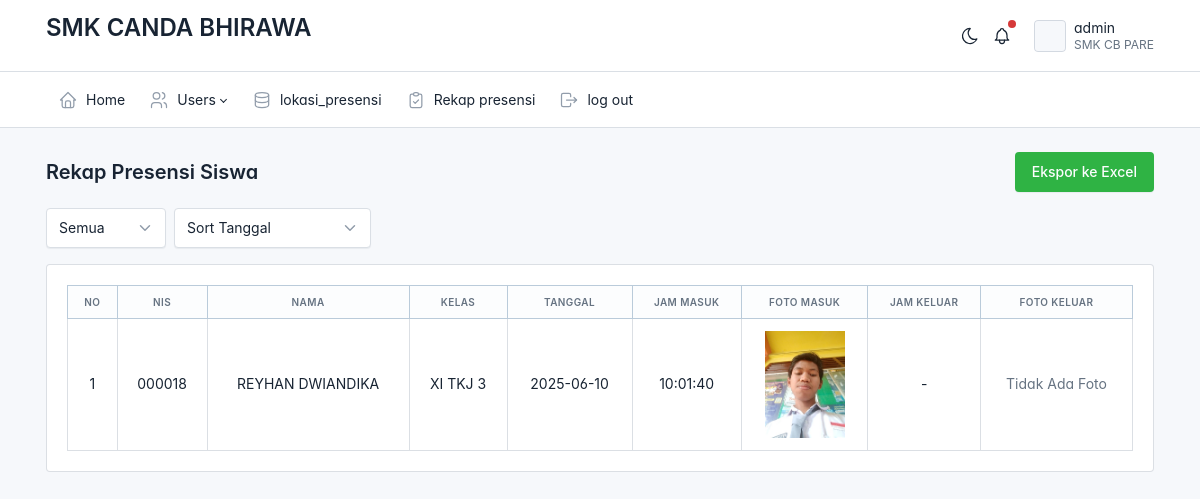
Screenshot of /admin/rekap/home.php (signed in) with the database file from the repository.
### tables this page shows
CREATE TABLE `presensi` (
  `id` int(11) NOT NULL,
  `id_siswa` int(11) NOT NULL,
  `tanggal_masuk` date NOT NULL,
  `jam_masuk` time NOT NULL,
  `foto_masuk` varchar(225) NOT NULL
);

CREATE TABLE `siswa` (
  `id` int(11) NOT NULL,
  `nis` varchar(225) NOT NULL,
  `no_absen` varchar(2) NOT NULL,
  `nama` varchar(225) NOT NULL,
  `kelas` varchar(50) NOT NULL,
  `jenis_kelamin` varchar(20) NOT NULL,
  `alamat` varchar(20) NOT NULL,
  `no_handphone` varchar(50) NOT NULL,
  `lokasi_presensi` varchar(50) NOT NULL,
  `foto` varchar(67) NOT NULL,
  `status` varchar(12) NOT NULL
);

### admin/rekap/home.php (the view, shortened to what this page needs)
<?php
include('../layout/header.php');
require_once('../../config.php');
$orderBy = "p.tanggal_masuk DESC";
$filter = "";
$query = "
    SELECT
        s.nis, s.nama, s.kelas,
        p.tanggal_masuk, p.jam_masuk, p.foto_masuk,
        o.jam_keluar, o.foto_keluar
    FROM siswa s
    LEFT JOIN presensi p ON s.id = p.id_siswa
    LEFT JOIN presensi_out o ON s.id = o.id_siswa AND p.tanggal_masuk = o.tanggal_keluar
    WHERE p.tanggal_masuk IS NOT NULL $filter
    ORDER BY $orderBy
";
$result = mysqli_query($conection, $query);
?>
<div class="page-header d-print-none">
    <div class="container-xl d-flex justify-content-between align-items-center">
        <h2 class="page-title">Rekap Presensi Siswa</h2>
        <a href="export_excel.php" class="btn btn-success">Ekspor ke Excel</a>
    </div>
</div>
<div class="container-xl mt-3">
    <form method="GET" class="d-flex gap-2 flex-wrap">
        <select name="periode" class="form-select w-auto" onchange="this.form.submit()">
            <option value="all" <?= (!isset($_GET['periode']) || $_GET['periode'] == 'all') ? 'selected' : '' ?>>Semua</option>
        </select>
        <select name="sort" class="form-select w-auto" onchange="this.form.submit()">
            <option value="tanggal" <?= (!isset($_GET['sort']) || $_GET['sort'] == 'tanggal') ? 'selected' : '' ?>>Sort Tanggal</option>
        </select>
    </form>
</div>
<div class="page-body mt-3">
    <div class="container-xl">
        <div class="card">
            <div class="card-body">
                <div class="table-responsive">
                    <table class="table table-bordered table-striped align-middle text-center">
                        <thead class="table-primary">
                            <tr>
                                <th>No</th>
                                <th>NIS</th>
                                <th>Nama</th>
                                <th>Kelas</th>
                                <th>Tanggal</th>
                                <th>Jam Masuk</th>
                                <th>Foto Masuk</th>
                                <th>Jam Keluar</th>
                                <th>Foto Keluar</th>
                            </tr>
                        </thead>
                        <tbody>
                            <?php
                            $no = 1;
                            while ($row = mysqli_fetch_assoc($result)) : ?>
                            <tr>
                                <td><?= $no++ ?></td>
                                <td><?= htmlspecialchars($row['nis']) ?></td>
                                <td><?= htmlspecialchars($row['nama']) ?></td>
                                <td><?= htmlspecialchars($row['kelas'] ?? '-') ?></td>
                                <td><?= htmlspecialchars($row['tanggal_masuk']) ?></td>
                                <td><?= htmlspecialchars($row['jam_masuk']) ?></td>
                                <td>
                                    <?php if (!empty($row['foto_masuk'])) : ?>
                                        <img src="../../siswa/presensi/foto/<?= htmlspecialchars($row['foto_masuk']) ?>" alt="Foto Masuk" width="80">
                                    <?php else : ?>
                                        <span class="text-muted">Tidak Ada Foto</span>
                                    <?php endif; ?>
                                </td>
                                <td><?= htmlspecialchars($row['jam_keluar'] ?? '-') ?></td>
                                <td>
                                    <?php if (!empty($row['foto_keluar'])) : ?>
                                        <img src="../../siswa/presensi/foto/<?= htmlspecialchars($row['foto_keluar']) ?>" alt="Foto Keluar" width="80">
                                    <?php else : ?>
                                        <span class="text-muted">Tidak Ada Foto</span>
                                    <?php endif; ?>
                                </td>
                            </tr>
                            <?php endwhile; ?>
                        </tbody>
                    </table>
                </div>
            </div>
        </div>
    </div>
</div>
<?php include('../layout/foother.php'); ?>

### admin/layout/header.php (shortened to what this page needs)
<!doctype html>
<html lang="en">
  <head>
    <link href="../../assets/css/tabler.min.css?1692870487" rel="stylesheet"/>
    <link href="../../assets/css/tabler-flags.min.css?1692870487" rel="stylesheet"/>
    <link href="../../assets/css/tabler-payments.min.css?1692870487" rel="stylesheet"/>
    <link href="../../assets/css/tabler-vendors.min.css?1692870487" rel="stylesheet"/>
    <link href="../../assets/css/demo.min.css?1692870487" rel="stylesheet"/>
  </head>
  <body >
    <div class="page">
      <nav class="sticky-top">
      <header class="navbar navbar-expand-md d-print-none" >
        <div class="container-xl">
          <h1 class="navbar-brand navbar-brand-autodark d-none-navbar-horizontal pe-0 pe-md-3">
            <a href=".">
              <h1>SMK CANDA BHIRAWA</h1>
            </a>
          </h1>
          <div class="navbar-nav flex-row order-md-last">
            <div class="d-none d-md-flex">
              <a href="?theme=dark" class="nav-link px-0 hide-theme-dark" title="Enable dark mode" data-bs-toggle="tooltip"data-bs-placement="bottom">
              </a>
              <div class="nav-item dropdown d-none d-md-flex me-3">
                <a href="#" class="nav-link px-0" data-bs-toggle="dropdown" tabindex="-1" aria-label="Show notifications">
                  <span class="badge bg-red"></span>
                </a>
              </div>
            </div>
            <div class="nav-item dropdown">
              <a href="#" class="nav-link d-flex lh-1 text-reset p-0" data-bs-toggle="dropdown" aria-label="Open user menu">
                <span class="avatar avatar-sm" style="background-image: url(./static/avatars/000m.jpg)"></span>
                <div class="d-none d-xl-block ps-2">
                  <div>admin</div>
                  <div class="mt-1 small text-secondary">SMK CB PARE</div>
                </div>
              </a>
            </div>
          </div>
        </div>
      </header>
      <header class="navbar-expand-md">
        <div class="collapse navbar-collapse" id="navbar-menu">
          <div class="navbar">
            <div class="container-xl">
              <ul class="navbar-nav">
                <li class="nav-item">
                  <a class="nav-link" href="../home/home.php" >
                    <span class="nav-link-icon d-md-none d-lg-inline-block">
                    </span>
                    <span class="nav-link-title">
                      Home
                    </span>
                  </a>
                </li>
                <li class="nav-item dropdown">
                  <a class="nav-link dropdown-toggle" href="#navbar-base" data-bs-toggle="dropdown" data-bs-auto-close="outside" role="button" aria-expanded="false" >
                      <span class="nav-link-icon d-md-none d-lg-inline-block">
                    </span>
                    <span class="nav-link-title">
                      Users
                    </span>
                  </a>
                </li>
                <li class="nav-item">
                  <a class="nav-link" href="../data_lokasi_presensi/lokasi_presensi.php" >
                    <span class="nav-link-icon d-md-none d-lg-inline-block">
                    </span>
                    <span class="nav-link-title">
                    lokasi_presensi
                    </span>
                  </a>
                </li>
                <li class="nav-item dropdown">
                  <a class="nav-link" href="../rekap/home.php" >
                    <span class="nav-link-icon d-md-none d-lg-inline-block">
                    </span>
                    <span class="nav-link-title">
                      Rekap presensi
                    </span>
                  </a>
                </li>
                <li class="nav-item">
                  <a class="nav-link" href="../../auth/logout.php" >
                    <span class="nav-link-icon d-md-none d-lg-inline-block">
                    </span>
                    <span class="nav-link-title">
                      log out
                    </span>
                  </a>
                </li>
              </ul>
            </div>
          </div>
        </div>
      </header>
    </nav>
      <div class="page-wrapper">

### admin/layout/foother.php (shortened to what this page needs)
      </div>
    </div>
</body>
</html>

### admin/layout/header.php (style rules this page uses)
:root { --tblr-font-sans-serif: 'Inter Var', -apple-system, BlinkMacSystemFont, San Francisco, Segoe UI, Roboto, Helvetica Neue, sans-serif; }
body { font-feature-settings: "cv03", "cv04", "cv11"; }

### rows the page displays
presensi: siswa.nis "000018", siswa.nama "REYHAN DWIANDIKA", siswa.kelas "XI TKJ 3", tanggal_masuk "2025-06-10", jam_masuk "10:01:40", foto_masuk (picture), jam_keluar "-"
